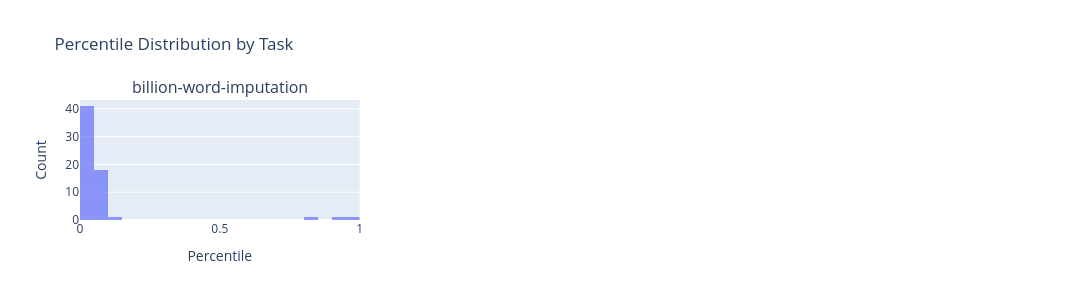

Write notebook code for a chart like this one.
### Code cell
# Example usage - function now imported from data_utils
# plot_percentile_histograms_by_task(df, n_bins=20, task_names=["whale-categorization-playground"])
# plot_percentile_histograms_by_task(df, n_bins=20, task_names=["tweet-sentiment-extraction"])
plot_percentile_histograms_by_task(df, n_bins=20, task_names=task_names)

### Figure 1 — Plotly figure (JSON) as saved in the notebook; plotly's stock layout.template omitted (floating-point values rounded to 4 significant figures)
{"data": [{"name": "billion-word-imputation", "opacity": 0.7, "showlegend": false, "type": "histogram", "x": [0.0, 0.0, 0.04545, 0.0, 0.0, 0.0, 0.05682, 0.05682, 0.04545, 0.0, 0.1023, 0.9659, 0.01136, 0.09091, 0.0, 0.0, 0.0, 0.0, 0.0, 0.0, 0.0, 0.0, 0.0, 0.0, 0.01136, 0.0, 0.0, 0.0, 0.0, 0.0, 0.0, 0.0, 0.05682, 0.0, 0.04545, 0.0, 0.01136, 0.0, 1.0, 0.0, 0.0, 0.09091, 0.0, 0.06818, 0.09091, 0.05682, 0.09091, 0.0, 0.0, 0.09091, 0.06818, 0.06818, 0.03409, 0.05682, 0.09091, 0.06818, 0.09091, 0.05682, 0.05682, 0.8295, 0.0, 0.0, 0.9318, 0.04545], "xaxis": "x", "xbins": {"end": 1, "size": 0.05, "start": 0}, "yaxis": "y"}], "layout": {"annotations": [{"font": {"size": 16}, "showarrow": false, "text": "billion-word-imputation", "x": 0.15, "xanchor": "center", "xref": "paper", "y": 1, "yanchor": "bottom", "yref": "paper"}], "height": 300, "title": {"text": "Percentile Distribution by Task"}, "width": 1200, "xaxis": {"anchor": "y", "domain": [0, 0.3], "range": [0, 1], "title": {"text": "Percentile"}}, "xaxis2": {"anchor": "y2", "domain": [0.35, 0.65]}, "xaxis3": {"anchor": "y3", "domain": [0.7, 1]}, "yaxis": {"anchor": "x", "domain": [0, 1], "title": {"text": "Count"}}, "yaxis2": {"anchor": "x2", "domain": [0, 1]}, "yaxis3": {"anchor": "x3", "domain": [0, 1]}}}
